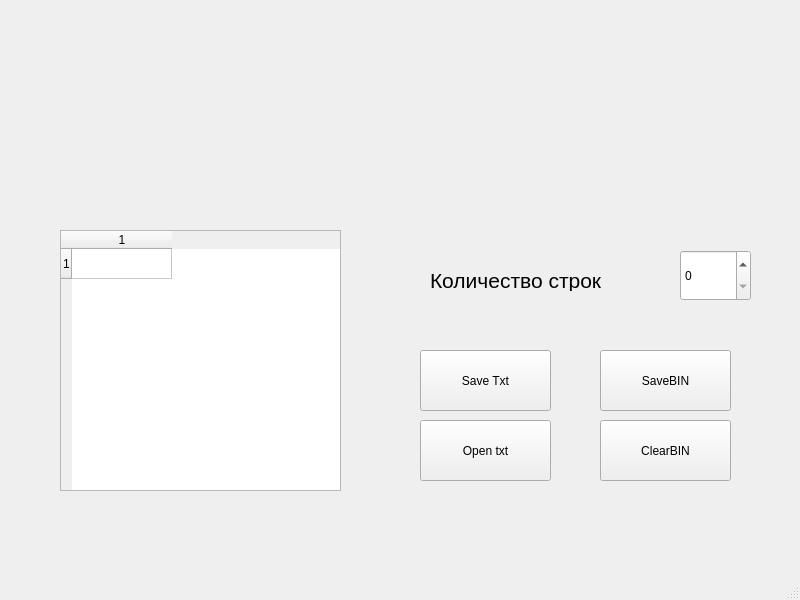
<?xml version="1.0" encoding="UTF-8"?>
<ui version="4.0">
 <class>MainWindow</class>
 <widget class="QMainWindow" name="MainWindow">
  <property name="geometry">
   <rect>
    <x>0</x>
    <y>0</y>
    <width>800</width>
    <height>600</height>
   </rect>
  </property>
  <property name="windowTitle">
   <string>MainWindow</string>
  </property>
  <widget class="QWidget" name="centralwidget">
   <widget class="QLabel" name="label">
    <property name="geometry">
     <rect>
      <x>430</x>
      <y>270</y>
      <width>231</width>
      <height>21</height>
     </rect>
    </property>
    <property name="font">
     <font>
      <pointsize>16</pointsize>
     </font>
    </property>
    <property name="text">
     <string>Количество строк</string>
    </property>
   </widget>
   <widget class="QSpinBox" name="spinBox">
    <property name="geometry">
     <rect>
      <x>680</x>
      <y>250</y>
      <width>71</width>
      <height>51</height>
     </rect>
    </property>
   </widget>
   <widget class="QPushButton" name="pushButton_saveTxt">
    <property name="geometry">
     <rect>
      <x>420</x>
      <y>350</y>
      <width>131</width>
      <height>61</height>
     </rect>
    </property>
    <property name="text">
     <string>Save Txt</string>
    </property>
   </widget>
   <widget class="QPushButton" name="pushButton_openTxt">
    <property name="geometry">
     <rect>
      <x>420</x>
      <y>420</y>
      <width>131</width>
      <height>61</height>
     </rect>
    </property>
    <property name="text">
     <string>Open txt</string>
    </property>
   </widget>
   <widget class="QTableWidget" name="tableWidget">
    <property name="geometry">
     <rect>
      <x>60</x>
      <y>230</y>
      <width>281</width>
      <height>261</height>
     </rect>
    </property>
    <row>
     <property name="text">
      <string>1</string>
     </property>
    </row>
    <column>
     <property name="text">
      <string>1</string>
     </property>
    </column>
   </widget>
   <widget class="QPushButton" name="pushButton_saveTxt_2">
    <property name="geometry">
     <rect>
      <x>600</x>
      <y>350</y>
      <width>131</width>
      <height>61</height>
     </rect>
    </property>
    <property name="text">
     <string>SaveBIN</string>
    </property>
   </widget>
   <widget class="QPushButton" name="pushButton_openTxt_2">
    <property name="geometry">
     <rect>
      <x>600</x>
      <y>420</y>
      <width>131</width>
      <height>61</height>
     </rect>
    </property>
    <property name="text">
     <string>ClearBIN</string>
    </property>
   </widget>
  </widget>
  <widget class="QMenuBar" name="menubar">
   <property name="geometry">
    <rect>
     <x>0</x>
     <y>0</y>
     <width>800</width>
     <height>25</height>
    </rect>
   </property>
  </widget>
  <widget class="QStatusBar" name="statusbar"/>
 </widget>
 <resources/>
 <connections/>
</ui>
